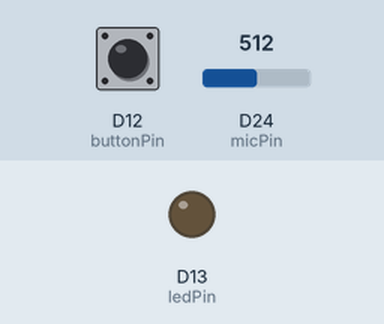
Recording of a sketch running on a simulated Arduino Zero (SAMD21). On the bench: output pins drawn as LEDs (lit = HIGH). The inputs (shaded band) are chosen by the test bench; at power-on: D12 (buttonPin) HIGH, D24 (micPin) = 512 (analog values on the 0–1023 scale). What the sketch prints to the serial monitor is not drawn.

Above: at 1.2 s.
1.3 s: D12 (buttonPin) pulled LOW for 0.15 s
At 1.37 s:
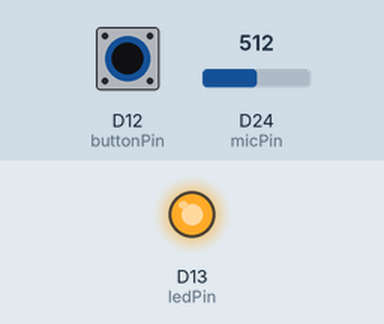
2.9 s: D12 (buttonPin) pulled LOW for 3.2 s
At 7.1 s:
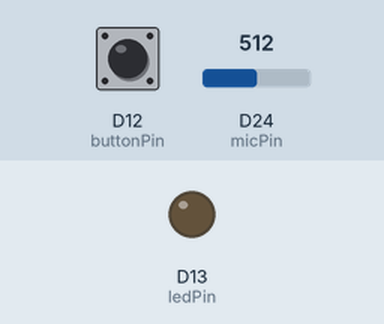
Timing chart, 0 to 8.6 s (numbered marks = the images above; inputs shaded):
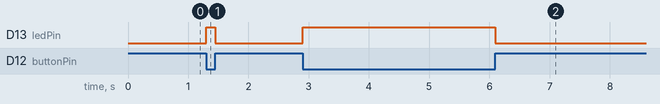

Measured:
- after the input at 1.3 s, D13 (ledPin): LOW → HIGH at once, → LOW 0.15 s later
- after the input at 2.9 s, D13 (ledPin): LOW → HIGH at once, → LOW 3.2 s later

The sketch:

mictest123_v4.ino
```cpp
const int ledPin = 13;
const int buttonPin = 12;
const int micPin = A10;
int aud_amp = 0;

void setup() {
  Serial.begin(9600);
  pinMode(ledPin, OUTPUT);
  pinMode(buttonPin, INPUT_PULLUP);
  pinMode(micPin, INPUT);
  analogReadResolution(10);
}

void loop() {

  if (digitalRead(buttonPin) == HIGH) {
    digitalWrite(ledPin, LOW);
  }
  else {
    aud_amp = analogRead(micPin);
    Serial.println(map(aud_amp, 177, 239, -100, 100));
    digitalWrite(ledPin, HIGH);
  }
}
```
